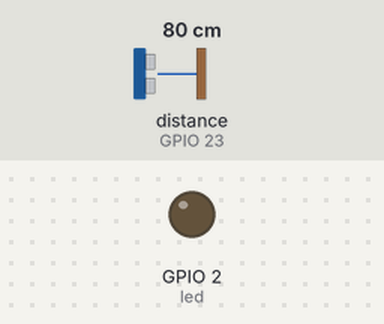
Bench run of a program on a simulated Raspberry Pi (BCM pin numbers). Parts: output pins drawn as LEDs (lit = HIGH). Inputs (shaded band) come from the test bench; at power-on: distance to the obstacle (sensor on GPIO 23) 80 cm.

Above: at 1.2 s.
1.3 s: distance to the obstacle (sensor on GPIO 23) set to 23 cm
2.8 s: distance to the obstacle (sensor on GPIO 23) set to 19 cm
At 4.2 s:
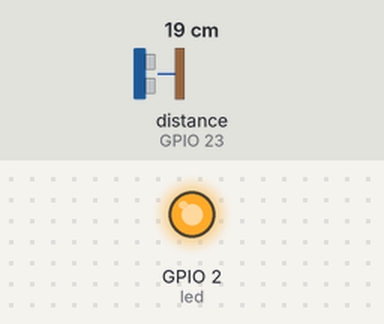
4.5 s: distance to the obstacle (sensor on GPIO 23) set to 35 cm
At 5.9 s:
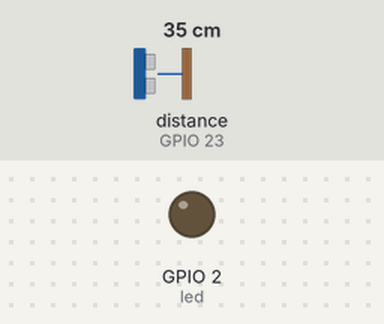
6.2 s: distance to the obstacle (sensor on GPIO 23) set to 2 cm
At 7.6 s:
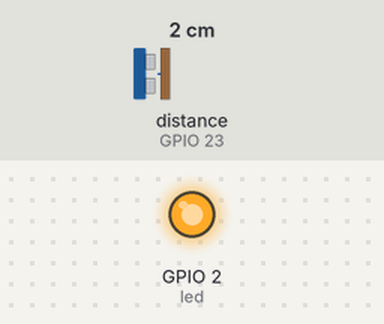
Timing chart, 0 to 8.9 s (numbered marks = the images above; inputs shaded):
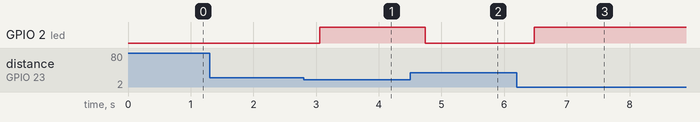

Measured:
- the behaviour switches between 21 and 20 cm on distance to the obstacle (sensor on GPIO 23) (found by bisection; images 0 and 1)
- after the input at 1.3 s, every drawn part: stays the same
- after the input at 2.8 s, GPIO 2 (led): LOW → HIGH after 0.26 s
- after the input at 4.5 s, GPIO 2 (led): HIGH → LOW after 0.24 s
- after the input at 6.2 s, GPIO 2 (led): LOW → HIGH after 0.28 s

The program:

distSensorInRange.py
```python
from gpiozero import DistanceSensor,LED
from signal import pause

sensor = DistanceSensor(23, 24, max_distance=1, threshold_distance=0.2)
led = LED(2)

sensor.when_in_range = led.on
sensor.when_out_of_range = led.off

pause()
```
